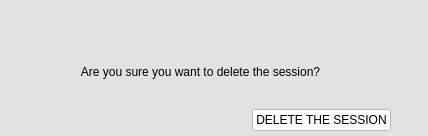
<?xml version="1.0" encoding="UTF-8"?>
<ui version="4.0">
 <class>delete_session_form</class>
 <widget class="QWidget" name="delete_session_form">
  <property name="geometry">
   <rect>
    <x>0</x>
    <y>0</y>
    <width>428</width>
    <height>136</height>
   </rect>
  </property>
  <property name="windowTitle">
   <string>Form</string>
  </property>
  <property name="styleSheet">
   <string notr="true">background-color: rgb(226,226,226) ;color: rgb(0,0,0)</string>
  </property>
  <widget class="QWidget" name="gridLayoutWidget">
   <property name="geometry">
    <rect>
     <x>10</x>
     <y>10</y>
     <width>411</width>
     <height>121</height>
    </rect>
   </property>
   <layout class="QGridLayout" name="gridLayout">
    <item row="1" column="0" colspan="2">
     <widget class="QLabel" name="label">
      <property name="text">
       <string>Are you sure you want to delete the session?</string>
      </property>
      <property name="alignment">
       <set>Qt::AlignCenter</set>
      </property>
     </widget>
    </item>
    <item row="2" column="1">
     <widget class="QPushButton" name="delete_session_button">
      <property name="styleSheet">
       <string notr="true">background-color: rgb(255,255,255) ;color: rgb(0,0,0)</string>
      </property>
      <property name="text">
       <string>DELETE THE SESSION</string>
      </property>
     </widget>
    </item>
    <item row="2" column="0">
     <spacer name="horizontalSpacer">
      <property name="orientation">
       <enum>Qt::Horizontal</enum>
      </property>
      <property name="sizeHint" stdset="0">
       <size>
        <width>40</width>
        <height>20</height>
       </size>
      </property>
     </spacer>
    </item>
    <item row="0" column="2">
     <widget class="QPushButton" name="close_btn">
      <property name="minimumSize">
       <size>
        <width>24</width>
        <height>24</height>
       </size>
      </property>
      <property name="maximumSize">
       <size>
        <width>24</width>
        <height>24</height>
       </size>
      </property>
      <property name="mouseTracking">
       <bool>false</bool>
      </property>
      <property name="layoutDirection">
       <enum>Qt::LeftToRight</enum>
      </property>
      <property name="styleSheet">
       <string notr="true">border: 0;</string>
      </property>
      <property name="text">
       <string/>
      </property>
      <property name="icon">
       <iconset resource="../resources.qrc">
        <normaloff>:/icons/views/icons/exit_icon.png</normaloff>:/icons/views/icons/exit_icon.png</iconset>
      </property>
      <property name="iconSize">
       <size>
        <width>24</width>
        <height>24</height>
       </size>
      </property>
      <property name="default">
       <bool>false</bool>
      </property>
     </widget>
    </item>
   </layout>
  </widget>
 </widget>
 <resources>
  <include location="../resources.qrc"/>
 </resources>
 <connections/>
</ui>
